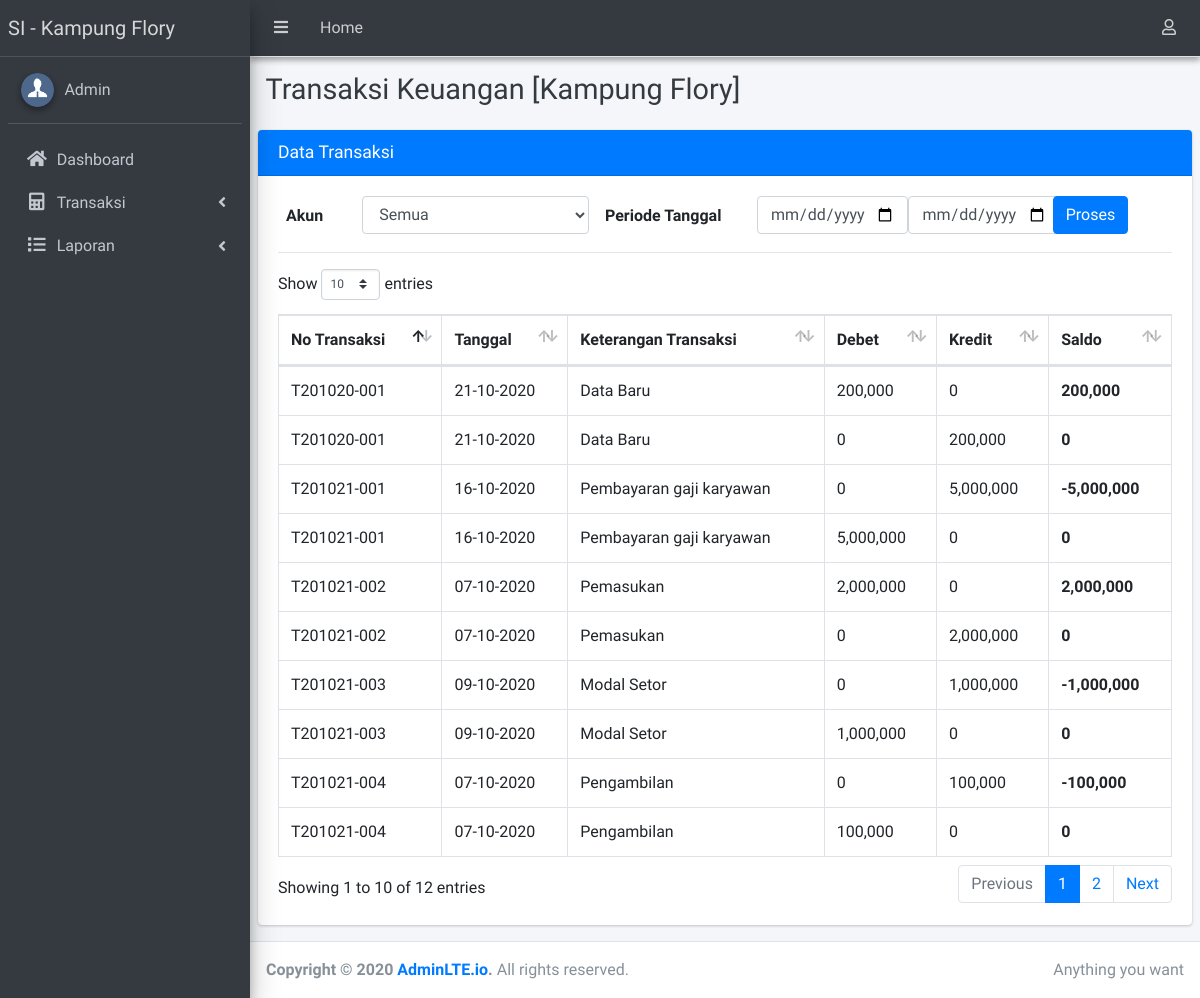
The app's page /user/index.php?hal=transaksi_data&id=1 with its own data.
### tables this page shows
CREATE TABLE `tb_unit` (
  `id_unit` int(11) NOT NULL,
  `nama_unit` varchar(30) DEFAULT NULL,
  `jenis_usaha` varchar(100) DEFAULT NULL
);

CREATE TABLE `tb_transaksi` (
  `id_jurnal` int(11) NOT NULL,
  `id_transaksi` char(14) DEFAULT NULL,
  `tanggal` date DEFAULT NULL,
  `id_unit` int(11) DEFAULT NULL,
  `kode_akun` varchar(20) DEFAULT NULL,
  `id_index` varchar(20) DEFAULT NULL,
  `keterangan` varchar(255) DEFAULT NULL,
  `debet` int(11) DEFAULT NULL,
  `kredit` int(11) DEFAULT NULL
);

### setting/crud.php (called while the page is built, shortened)
<?php
    function caridata($conn,$qry){
    $row = $conn->query($qry)->fetch_array();
    return $row[0];
  }
?>

### setting/tanggal.php (called while the page is built, shortened)
<?php
	function tgl_indo($tgl){
			$tgl		= date_create($tgl);
			$tanggal	= date_format($tgl,"d-m-Y");
			return $tanggal;
	}
?>

### user/transaksi_data.php (the view, shortened to what this page needs)
<div class="content-header">
  <div class="container-fluid">
    <div class="row mb-2">
      <div class="col-sm-12">
        <h1 class="m-0 text-dark">Transaksi Keuangan [<?=caridata($mysqli,"select nama_unit from tb_unit where id_unit='".$_SESSION['id']."'")?>]</h1>
      </div>
    </div>
  </div>
</div>
<section class="content">
  <div class="row">
    <div class="col-12">
      <div class="card card-primary">
        <div class="card-header">
          <h3 class="card-title primary">Data Transaksi </h3>
        </div>
        <div class="card-body">
          <?php
          $id_unit=$_SESSION['id'];
          if(isset($_POST['par1'])){
            $par1=$_POST['par1'];
            $par2=$_POST['par2'];
            $id_akun=$_POST['id_akun'];
            if($_POST['id_akun']!='semua')
              $where="where id_unit='$id_unit' and (tanggal between '$par1' and '$par2') and kode_akun='$id_akun'";
            else
             $where="where id_unit='$id_unit' and (tanggal between '$par1' and '$par2')";
         }else{
          $par1="";
          $par2="";
          $where="where id_unit='$id_unit'";
        }
        ?>
        <form role="form" id="quickForm" action="?hal=transaksi_data&id=1" method="post">
          <div class="form-group row">
            <label for="nama" class="col-1 m-2">Akun</label>
            <select class="form-control select2 col-3" name="id_akun">
              <option value="semua">Semua</option>
            </select>
            <label  for="nama" class="col-2 m-2">Periode Tanggal</label>
            <input type="date" name="par1" class="form-control col-2" value="<?=@$par1?>" required="">
            <input type="date" name="par2" class="form-control col-2" value="<?=@$par2?>" required="">
            <div class="col-1">
              <input type="submit" name="proses" class="btn btn-primary" style="float: right" value="Proses">
            </div>
          </div>
        </form>
        <hr>
        <table id="example3" class="table table-bordered table-hover">
          <thead>
            <tr>
              <th>No Transaksi</th>
              <th>Tanggal</th>
              <th>Keterangan Transaksi</th>
              <th>Debet</th>
              <th>Kredit</th>
              <th>Saldo</th>
            </tr>
          </thead>
          <tbody>
            <?php
            $saldo=0;
            $query      = "SELECT * from tb_transaksi $where";
            $result     = $mysqli->query($query);
            $num_result = $result->num_rows;
            if ($num_result > 0) {
              while ($data = mysqli_fetch_assoc($result)) {
                extract($data);
                $saldo+=$debet;
                $saldo-=$kredit;
                ?>
                <tr>
                  <td><?php echo $id_transaksi; ?></td>
                  <td><?php echo tgl_indo($tanggal); ?></td>
                  <td><?php echo $keterangan; ?></td>
                  <td><?php echo number_format($debet,0); ?></td>
                  <td><?php echo number_format($kredit,0); ?></td>
                  <th><?php echo number_format($saldo,0); ?></th>
                </tr>
              <?php }}?>
            </table>
          </div>
        </div>
      </div>
    </div>
  </section>

### records on screen
tb_unit: nama_unit "Kampung Flory"
tb_transaksi: id_transaksi "T201020-001", tanggal "21-10-2020", keterangan "Data Baru", debet "200,000", kredit "0", saldo "200,000"
tb_transaksi: id_transaksi "T201020-001", tanggal "21-10-2020", keterangan "Data Baru", debet "0", kredit "200,000", saldo "0"
tb_transaksi: id_transaksi "T201021-001", tanggal "16-10-2020", keterangan "Pembayaran gaji karyawan", debet "0", kredit "5,000,000", saldo "-5,000,000"
tb_transaksi: id_transaksi "T201021-001", tanggal "16-10-2020", keterangan "Pembayaran gaji karyawan", debet "5,000,000", kredit "0", saldo "0"
tb_transaksi: id_transaksi "T201021-002", tanggal "07-10-2020", keterangan "Pemasukan", debet "2,000,000", kredit "0", saldo "2,000,000"
tb_transaksi: id_transaksi "T201021-002", tanggal "07-10-2020", keterangan "Pemasukan", debet "0", kredit "2,000,000", saldo "0"
tb_transaksi: id_transaksi "T201021-003", tanggal "09-10-2020", keterangan "Modal Setor", debet "0", kredit "1,000,000", saldo "-1,000,000"
tb_transaksi: id_transaksi "T201021-003", tanggal "09-10-2020", keterangan "Modal Setor", debet "1,000,000", kredit "0", saldo "0"
tb_transaksi: id_transaksi "T201021-004", tanggal "07-10-2020", keterangan "Pengambilan", debet "0", kredit "100,000", saldo "-100,000"
tb_transaksi: id_transaksi "T201021-004", tanggal "07-10-2020", keterangan "Pengambilan", debet "100,000", kredit "0", saldo "0"
